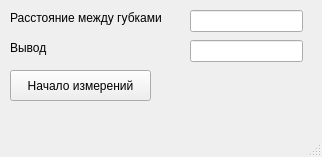
<?xml version="1.0" encoding="UTF-8"?>
<ui version="4.0">
 <class>MainWindow</class>
 <widget class="QMainWindow" name="MainWindow">
  <property name="geometry">
   <rect>
    <x>0</x>
    <y>0</y>
    <width>322</width>
    <height>157</height>
   </rect>
  </property>
  <property name="windowTitle">
   <string>MainWindow</string>
  </property>
  <widget class="QWidget" name="centralwidget">
   <widget class="QPushButton" name="pushButton">
    <property name="geometry">
     <rect>
      <x>10</x>
      <y>70</y>
      <width>141</width>
      <height>31</height>
     </rect>
    </property>
    <property name="text">
     <string>Начало измерений</string>
    </property>
   </widget>
   <widget class="QLineEdit" name="lineEdit">
    <property name="geometry">
     <rect>
      <x>190</x>
      <y>10</y>
      <width>113</width>
      <height>22</height>
     </rect>
    </property>
   </widget>
   <widget class="QLineEdit" name="lineEdit_2">
    <property name="geometry">
     <rect>
      <x>190</x>
      <y>40</y>
      <width>113</width>
      <height>22</height>
     </rect>
    </property>
   </widget>
   <widget class="QLabel" name="label">
    <property name="geometry">
     <rect>
      <x>10</x>
      <y>10</y>
      <width>161</width>
      <height>16</height>
     </rect>
    </property>
    <property name="text">
     <string>Расстояние между губками</string>
    </property>
   </widget>
   <widget class="QLabel" name="label_2">
    <property name="geometry">
     <rect>
      <x>10</x>
      <y>40</y>
      <width>55</width>
      <height>16</height>
     </rect>
    </property>
    <property name="text">
     <string>Вывод</string>
    </property>
   </widget>
  </widget>
  <widget class="QMenuBar" name="menubar">
   <property name="geometry">
    <rect>
     <x>0</x>
     <y>0</y>
     <width>322</width>
     <height>26</height>
    </rect>
   </property>
  </widget>
  <widget class="QStatusBar" name="statusbar"/>
 </widget>
 <resources/>
 <connections/>
</ui>
